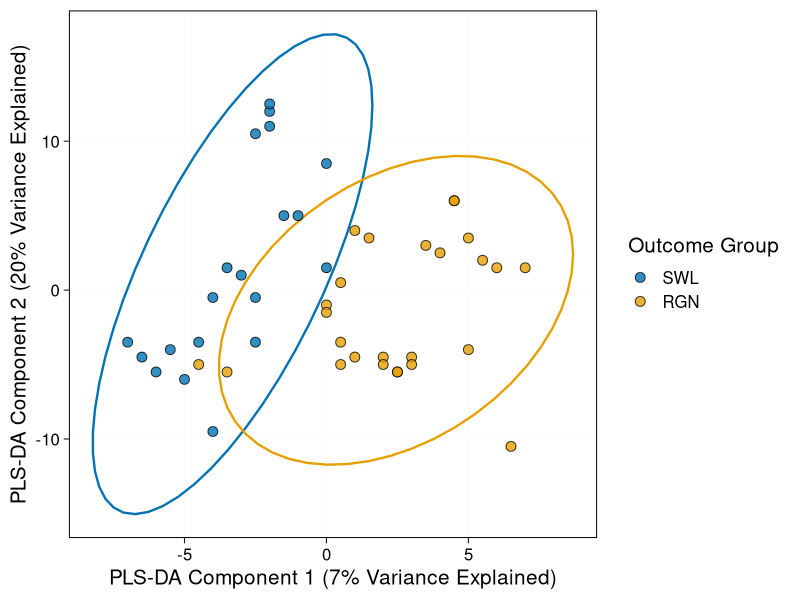

Recreate this plot in R.
library(ggplot2)

df = read.csv("data.csv", stringsAsFactors = FALSE)
df$group = factor(df$group, levels = c("swl", "rgn"))

group_colors = c("swl" = "#0072B2", "rgn" = "#E69F00")

p = ggplot(df, aes(x = xvar1, y = xvar2)) +
  stat_ellipse(aes(color = group), level = 0.95, linewidth = 0.8, show.legend = FALSE) +
  geom_point(aes(fill = group), shape = 21, size = 3, alpha = 0.8, color = "black") +
  scale_fill_manual(
    values = group_colors,
    labels = c("swl" = "SWL", "rgn" = "RGN"),
    name = "Outcome Group"
  ) +
  scale_color_manual(values = group_colors, guide = "none") +
  labs(
    x = "PLS-DA Component 1 (7% Variance Explained)",
    y = "PLS-DA Component 2 (20% Variance Explained)"
  ) +
  theme_linedraw(base_size = 15) +
  theme(
    panel.grid.major = element_line(colour = "grey90"),
    panel.grid.minor = element_blank(),
    legend.position = "right"
  )

ggsave("figs7b.png", p, width = 5, height = 4, dpi = 800, bg = "white")
